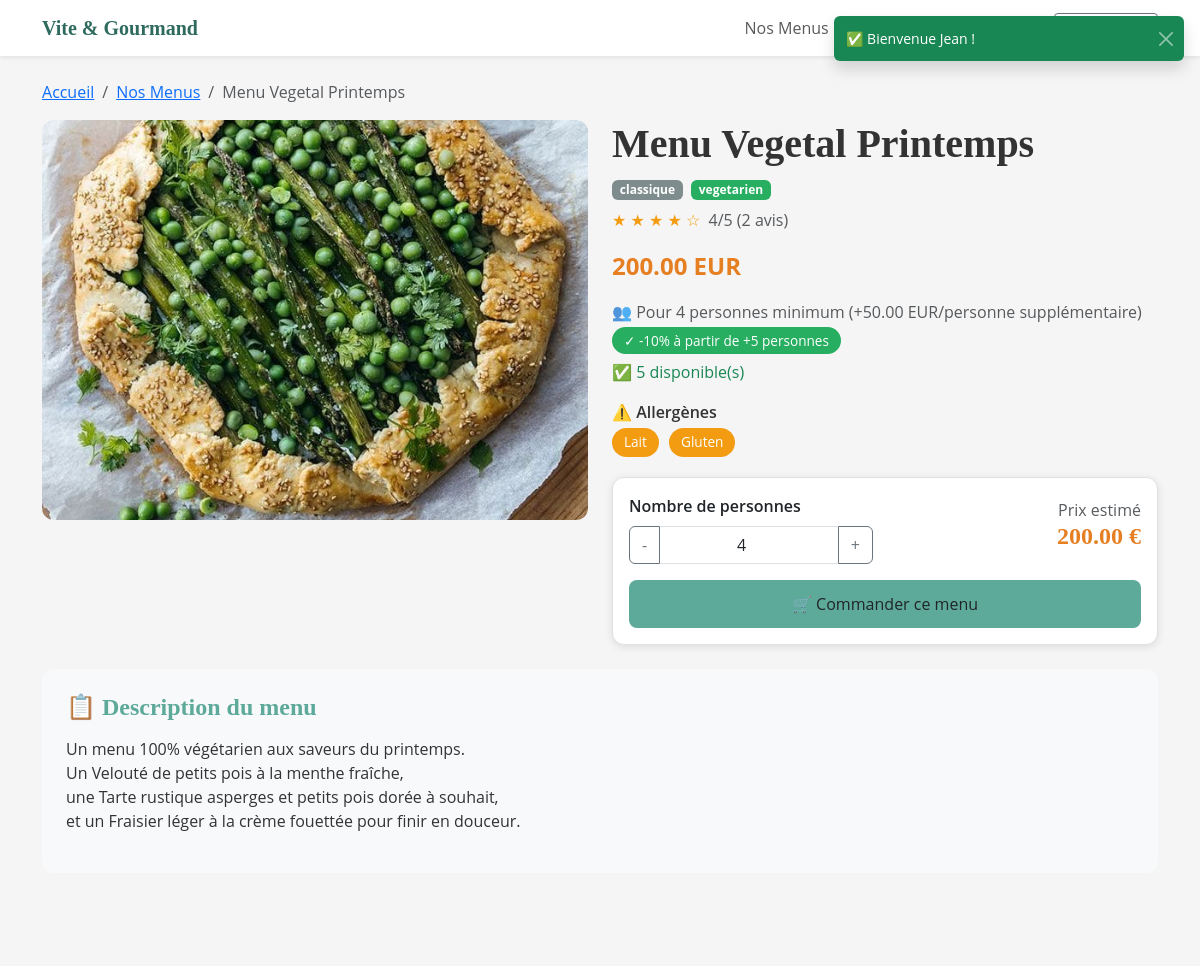
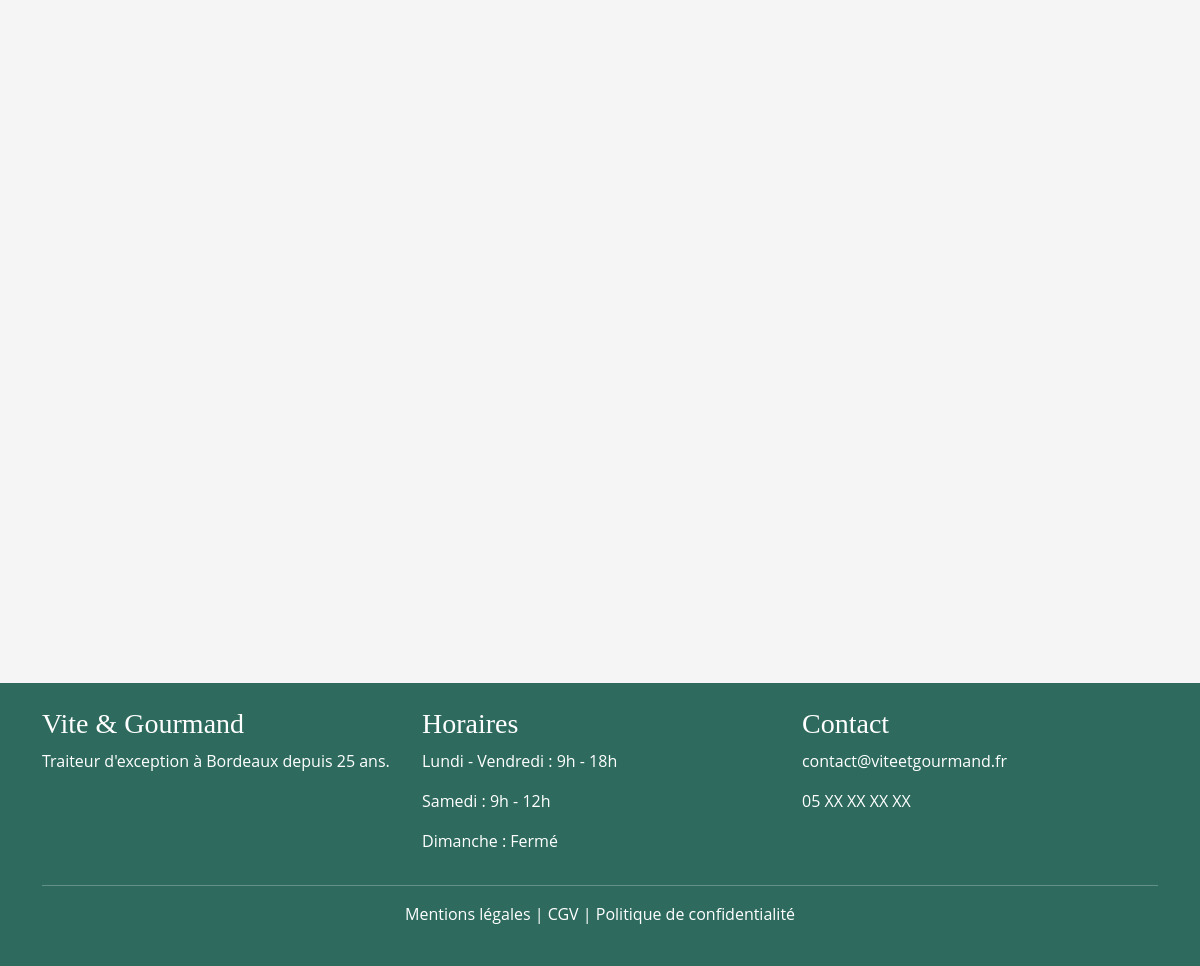
Page /menus/detail?id=3 (signed in) on the committed database (2 pictures, top to bottom).
### tables this page shows
CREATE TABLE `menus` (
  `id` int NOT NULL AUTO_INCREMENT,
  `titre` varchar(255) NOT NULL,
  `description` text,
  `theme` enum('Noel','Paques','classique','evenement') NOT NULL,
  `regime` enum('vegetarien','vegan','classique') NOT NULL,
  `nb_personnes_min` int NOT NULL,
  `prix_base` decimal(10,2) NOT NULL,
  `stock` int DEFAULT '0',
  `actif` tinyint(1) DEFAULT '1',
  `created_at` datetime DEFAULT CURRENT_TIMESTAMP,
  `image` varchar(255) DEFAULT NULL,
  PRIMARY KEY (`id`)
);

### controllers/MenusController.php (called while the page is built, shortened)
<?php
require_once 'models/MenuModel.php';
class MenusController {
    private $menuModel;
    public function __construct() {
        $this->menuModel = new MenuModel();
    }
    public function detail() {
        $id = $_GET['id'] ?? null;
        $menu = $this->menuModel->getById($id);
        $plats  = $this->menuModel->getPlatsById($id);
        $avis   = $this->menuModel->getAvisById($id);
        require_once 'views/menus/detail.php';
    }
}

### models/MenuModel.php (called while the page is built, shortened)
<?php
require_once 'config/database.php';
class MenuModel {
    private $db;
    public function __construct() {
        $database = new Database();
        $this->db = $database->connect();
    }
    public function getById($id) {
        $sql = "SELECT * FROM menus WHERE id = :id";
        $stmt = $this->db->prepare($sql);
        $stmt->execute([':id' => $id]);
        return $stmt->fetch(PDO::FETCH_ASSOC);
    }
    public function getPlatsById($menu_id) {
        $sql = "SELECT * FROM plats WHERE menu_id = :menu_id ORDER BY FIELD(type, 'entree', 'plat', 'dessert')";
        $stmt = $this->db->prepare($sql);
        $stmt->execute([':menu_id' => $menu_id]);
        return $stmt->fetchAll(PDO::FETCH_ASSOC);
    }
    public function getAvisById($menu_id) {
        $sql = "SELECT a.*, u.nom, u.prenom
                FROM avis a
                JOIN commandes c ON a.commande_id = c.id
                JOIN utilisateurs u ON a.utilisateur_id = u.id
                WHERE c.menu_id = :menu_id AND a.valide = 1
                ORDER BY a.id DESC";
        $stmt = $this->db->prepare($sql);
        $stmt->execute([':menu_id' => $menu_id]);
        return $stmt->fetchAll(PDO::FETCH_ASSOC);
    }
}

### config/database.php (called while the page is built)
<?php
class Database {
    private $host;
    private $dbname;
    private $username;
    private $password;
    private $port;
    private static $pdo = null;
    public function __construct() {
        $this->host = $_ENV['DB_HOST'] ?? 'mysql';
        $this->dbname = $_ENV['DB_NAME'] ?? 'vite_gourmand';
        $this->username = $_ENV['DB_USER'] ?? 'root';
        $this->password = $_ENV['DB_PASS'] ?? 'root';
        $this->port = $_ENV['DB_PORT'] ?? '3306';
    }
    public function connect() {
        if (self::$pdo === null) {
            try {
                self::$pdo = new PDO(
                    "mysql:host={$this->host};port={$this->port};dbname={$this->dbname};charset=utf8mb4",
                    $this->username,
                    $this->password,
                    [
                        PDO::ATTR_ERRMODE => PDO::ERRMODE_EXCEPTION,
                        PDO::ATTR_PERSISTENT => false
                    ]
                );
            } catch (PDOException $e) {
                die("Erreur de connexion : " . $e->getMessage());
            }
        }
        return self::$pdo;
    }
}

### views/menus/detail.php (the view, shortened to what this page needs)
<?php require_once 'views/layouts/header.php'; ?>
<div class="container mt-4 mb-5">
    <nav aria-label="breadcrumb">
        <ol class="breadcrumb">
            <li class="breadcrumb-item"><a href="/">Accueil</a></li>
            <li class="breadcrumb-item"><a href="/menus">Nos Menus</a></li>
            <li class="breadcrumb-item active"><?= htmlspecialchars($menu['titre']) ?></li>
        </ol>
    </nav>
    <div class="row">
        <div class="col-md-6">
            <?php
                $touteImages = [];
                if (!empty($menu['image'])) $touteImages[] = $menu['image'];
                $touteImages = array_unique($touteImages);
            ?>
            <?php if (count($touteImages) > 1): ?>
                <div id="carouselMenu" class="carousel slide" data-bs-ride="carousel">
                    <div class="carousel-indicators">
                        <?php foreach ($touteImages as $i => $img): ?>
                            <button type="button" data-bs-target="#carouselMenu" data-bs-slide-to="<?= $i ?>"
                                    <?= $i === 0 ? 'class="active"' : '' ?>></button>
                        <?php endforeach; ?>
                    </div>
                    <div class="carousel-inner" style="border-radius:12px;">
                        <?php foreach ($touteImages as $i => $img): ?>
                            <div class="carousel-item <?= $i === 0 ? 'active' : '' ?>">
                                <img src="<?= htmlspecialchars($img) ?>"
                                     alt="Photo du menu <?= $i + 1 ?>"
                                     class="detail-image">
                            </div>
                        <?php endforeach; ?>
                    </div>
                    <button class="carousel-control-prev" type="button" data-bs-target="#carouselMenu" data-bs-slide="prev">
                        <span class="carousel-control-prev-icon"></span>
                    </button>
                    <button class="carousel-control-next" type="button" data-bs-target="#carouselMenu" data-bs-slide="next">
                        <span class="carousel-control-next-icon"></span>
                    </button>
                </div>
            <?php else: ?>
                <img src="<?= htmlspecialchars($touteImages[0]) ?>"
                     alt="Photo du <?= htmlspecialchars($menu['titre']) ?>"
                     class="detail-image">
            <?php endif; ?>
        </div>
        <div class="col-md-6">
            <h1 class="fw-bold"><?= htmlspecialchars($menu['titre']) ?></h1>
            <?php
                $theme = strtolower($menu['theme'] ?? 'classique');
                $badgeTheme = match($theme) {
                    'noel'      => 'badge-noel',
                    'paques'    => 'badge-paques',
                    'evenement' => 'badge-evenement',
                    default     => 'badge-classique',
                };
                $regime = strtolower($menu['regime'] ?? 'classique');
                $badgeRegime = match($regime) {
                    'vegetarien' => 'badge-vegetarien',
                    'vegan'      => 'badge-vegan',
                    default      => 'badge-classique',
                };
            ?>
            <span class="badge <?= $badgeTheme ?> me-1"><?= htmlspecialchars($menu['theme']) ?></span>
            <span class="badge <?= $badgeRegime ?> me-1"><?= htmlspecialchars($menu['regime']) ?></span>
            <?php if (!empty($avis)): ?>
                <?php
                    $totalNote   = array_sum(array_column($avis, 'note'));
                    $nbAvis      = count($avis);
                    $moyenneNote = $nbAvis > 0 ? round($totalNote / $nbAvis, 1) : 0;
                ?>
                <div class="mt-2">
                    <span class="stars">
                        <?php for ($i = 1; $i <= 5; $i++): ?>
                            <?= $i <= $moyenneNote ? '★' : '☆' ?>
                        <?php endfor; ?>
                    </span>
                    <span class="text-muted ms-1"><?= $moyenneNote ?>/5 (<?= $nbAvis ?> avis)</span>
                </div>
            <?php else: ?>
                <div class="mt-2 text-muted small">Aucun avis pour ce menu</div>
            <?php endif; ?>
            <p class="prix-color mt-3"><?= number_format($menu['prix_base'], 2) ?> EUR</p>
            <p class="text-muted mb-1">
                👥 Pour <?= $menu['nb_personnes_min'] ?> personnes minimum
                (+<?= number_format($menu['prix_base'] / $menu['nb_personnes_min'], 2) ?> EUR/personne supplémentaire)
            </p>
            <span class="badge-reduction">✓ -10% à partir de +5 personnes</span>
            <?php if (isset($menu['stock'])): ?>
                <p class="mt-2 <?= $menu['stock'] > 0 ? 'text-success' : 'text-danger' ?>">
                    <?= $menu['stock'] > 0 ? '✅ ' . $menu['stock'] . ' disponible(s)' : '❌ Stock épuisé' ?>
                </p>
            <?php endif; ?>
            <?php if (!empty($plats)): ?>
                <?php
                    $tousAllergenes = [];
                    foreach ($plats as $plat) {
                        if (!empty($plat['allergenes']) && strtolower(trim($plat['allergenes'])) !== 'aucun') {
                            $al = array_map('trim', explode(',', $plat['allergenes']));
                            $tousAllergenes = array_unique(array_merge($tousAllergenes, $al));
                        }
                    }
                ?>
                <?php if (!empty($tousAllergenes)): ?>
                    <div class="mt-3">
                        <p class="fw-semibold mb-1">⚠️ Allergènes</p>
                        <?php foreach ($tousAllergenes as $al): ?>
                            <span class="badge-allergene"><?= htmlspecialchars($al) ?></span>
                        <?php endforeach; ?>
                    </div>
                <?php endif; ?>
            <?php endif; ?>
            <div class="card p-3 mt-3" style="border-radius:12px; border: 1px solid #dee2e6;">
                <div class="row align-items-center">
                    <div class="col">
                        <label for="nb_personnes" class="form-label fw-semibold">Nombre de personnes</label>
                        <div class="input-group">
                            <button class="btn btn-outline-secondary" type="button" id="btn-moins"
                                    aria-label="Diminuer le nombre de personnes">-</button>
                            <input type="number" class="form-control text-center" id="nb_personnes"
                                   value="<?= $menu['nb_personnes_min'] ?>"
                                   min="<?= $menu['nb_personnes_min'] ?>"
                                   aria-label="Nombre de personnes">
                            <button class="btn btn-outline-secondary" type="button" id="btn-plus"
                                    aria-label="Augmenter le nombre de personnes">+</button>
                        </div>
                    </div>
                    <div class="col text-end">
                        <p class="mb-0 text-muted">Prix estimé</p>
                        <h3 id="prix-estime" class="prix-color"><?= number_format($menu['prix_base'], 2) ?> €</h3>
                    </div>
                </div>
                <?php if (isset($_SESSION['user_id'])): ?>
                    <a href="/commandes/nouveau?menu_id=<?= $menu['id'] ?>&nb_personnes=<?= $menu['nb_personnes_min'] ?>"
                        class="btn btn-commander mt-3"
                        id="btn-commander"
                        aria-label="Commander le menu <?= htmlspecialchars($menu['titre']) ?>">
                        🛒 Commander ce menu
                    </a>
                <?php else: ?>
                    <a href="/auth/connexion" class="btn btn-outline-secondary mt-3 w-100">
                        🔒 Se connecter pour commander
                    </a>
                <?php endif; ?>
            </div>
        </div>
    </div>
    <div class="section-card">
        <h4>📋 Description du menu</h4>
        <p><?= nl2br(htmlspecialchars($menu['description'])) ?></p>
    </div>
</div>
<?php require_once 'views/layouts/footer.php'; ?>

### assets/css/style.css (style rules this page uses)
:root { --color-primary: #5DA99A; --color-primary-dark: #2E6B5E; --color-secondary: #FF8F00; --color-text: #333333; --color-bg-light: #F5F5F5; }
body { font-family: 'Open Sans', sans-serif; color: var(--color-text); background-color: var(--color-bg-light); }
h1, h2, h3, h4, h5 { font-family: 'Playfair Display', serif; }
.card { border: none; box-shadow: 0 2px 8px rgba(0,0,0,0.1); border-radius: 8px; }
a.btn { color: inherit !important; }
.badge-classique { background-color: #e67e22; color: white; }

### views/layouts/header.php (style rules this page uses)
.animate-scroll { opacity: 0; transform: translateY(30px); transition: opacity 0.6s ease, transform 0.6s ease; }
.animate-scroll.visible { opacity: 1; transform: translateY(0); }
.btn { transition: transform 0.15s ease, box-shadow 0.15s ease !important; }
.card { transition: box-shadow 0.3s ease !important; }

### views/menus/detail.php (style rules this page uses)
.badge-classique { background-color: #7f8c8d; color: white; }
.badge-vegetarien { background-color: #27ae60; color: white; }
.detail-image { width: 100%; height: 400px; object-fit: cover; border-radius: 12px; }
.prix-color { color: #e67e22; font-weight: bold; font-size: 1.5rem; }
.btn-commander { background-color: #5DA99A; color: white; border: none; border-radius: 8px; width: 100%; padding: 12px; font-size: 1rem; }
.section-card { background: #f8f9fa; border-radius: 12px; padding: 24px; margin-top: 24px; }
.section-card h4 { color: #5DA99A; font-weight: 700; margin-bottom: 16px; }
.badge-allergene { background-color: #f39c12; color: white; border-radius: 20px; padding: 4px 12px; font-size: 0.85rem; margin-right: 6px; display: inline-block; margin-bottom: 4px; }
.stars { color: #f39c12; }
.badge-reduction { background-color: #27ae60; color: white; border-radius: 20px; padding: 4px 12px; font-size: 0.85rem; }

### rows in the picture
menus: titre "Menu Vegetal Printemps", theme "classique", regime "vegetarien", prix_base "200.00", nb_personnes_min "4", $menu['prix_base'] / $menu['nb_personnes_min'] "50.00", stock "5", description "Un menu 100% végétarien aux saveurs du printemps. Un Velouté de petits pois à la menthe fraîche, une Tarte rustique asperges et petits pois dorée à souhait, et un Fraisier léger à la crème fouettée pour finir en douceur."

### other values in the picture
$flash['message'] "✅ Bienvenue Jean !"
$moyenneNote "4"
$nbAvis "2"
$al "Lait"
$al "Gluten"
